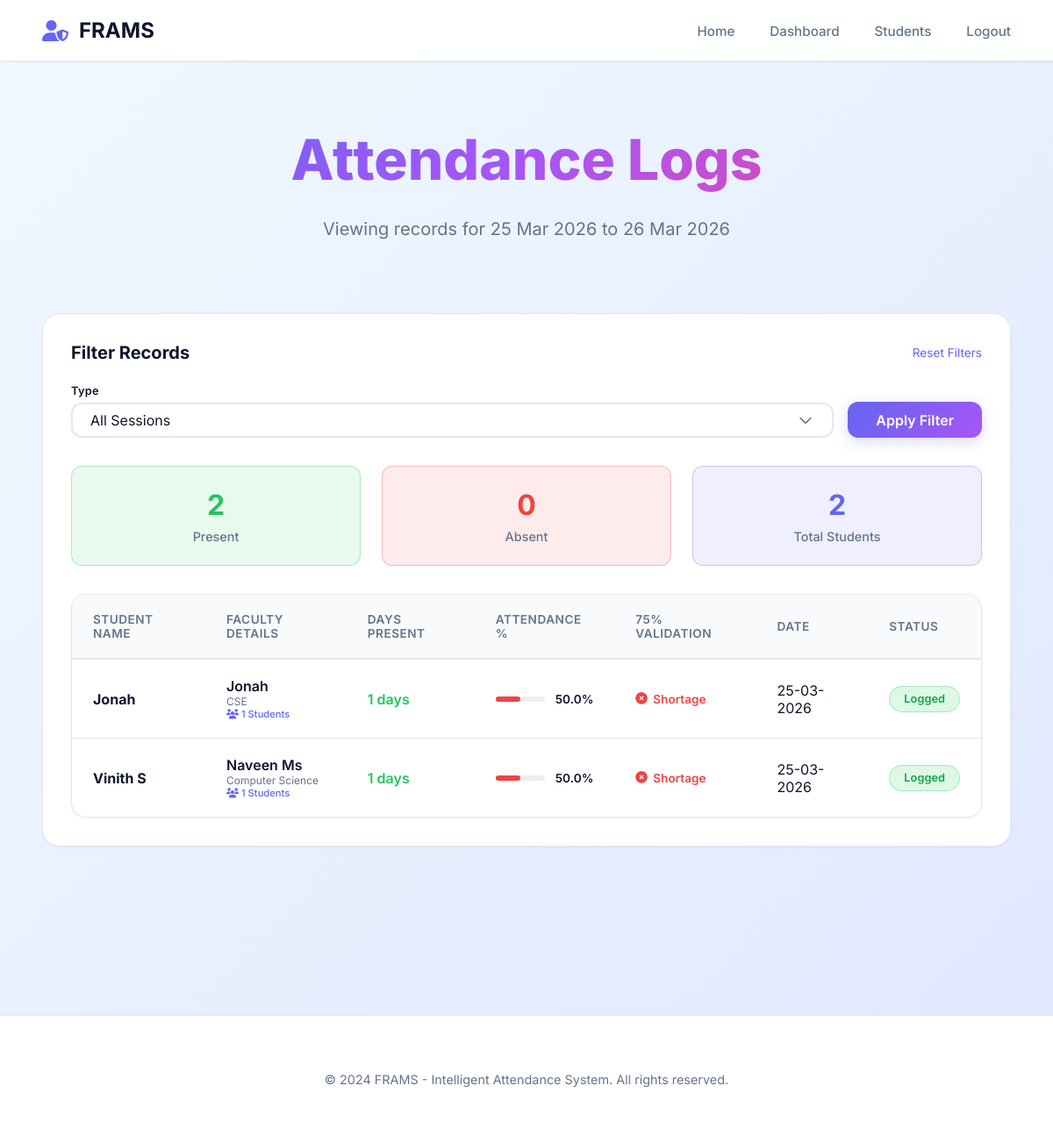
/my_attendance/ (signed in), run on the app's committed database.
### attendance/models.py (models this page shows, shortened)
class StudentData(models.Model):
    registration_id = models.IntegerField(primary_key=True)
    name = models.CharField(max_length=150)
    address = models.TextField(blank=True, null=True)
    dept = models.CharField(max_length=100, blank=True, null=True)
    image = models.ImageField(upload_to='training_images/') # Training image
    photo = models.ImageField(upload_to='student_photos/', blank=True, null=True) # Profile photo
    staff = models.ForeignKey(Staff, on_delete=models.SET_NULL, null=True, blank=True, related_name='students')

class Staff(models.Model):
    name = models.CharField(max_length=150)
    department = models.CharField(max_length=100)
    email = models.EmailField(unique=True)
    image = models.ImageField(upload_to='staff_training_images/', null=True, blank=True)
    @property
    def get_student_count(self):
        return self.students.count()

class Attendance(models.Model):
    STATUS_CHOICES = [
        ('Present', 'Present'),
        ('Absent', 'Absent'),
    ]
    student = models.ForeignKey(StudentData, on_delete=models.CASCADE, related_name='attendances')
    date = models.DateField(default=timezone.now)
    time = models.TimeField(default=timezone.now) # Sign-in time
    status = models.CharField(max_length=10, choices=STATUS_CHOICES, default='Present')

### attendance/views.py (the view, shortened to what this page needs)
# urls.py: path('my_attendance/', views.my_attendance, name='my_attendance'),
@login_required(login_url='login')
def my_attendance(request):
    filter_type = request.GET.get("filter_type", "all")
    filter_value = request.GET.get("filter_value")
    students = StudentData.objects.all()
    query = Attendance.objects.all()
    start_date = None
    end_date = date.today()
    if filter_type == "week" and filter_value:
        dt = datetime.strptime(filter_value, "%Y-%m-%d").date()
        start_date = dt - timedelta(days=dt.weekday())
        end_date = start_date + timedelta(days=6)
        query = query.filter(date__range=(start_date, end_date))
    else:
        earliest = Attendance.objects.aggregate(Min('date'))['date__min']
        start_date = earliest if earliest else date.today()
        end_date = date.today()
    records = query.all()
    if start_date:
        total_days = (end_date - start_date).days + 1
    else:
        total_days = 1
    student_days = {}
    for record in records:
        name_upper = record.student.name.upper()
        if name_upper not in student_days:
            student_days[name_upper] = set()
        student_days[name_upper].add(record.date)
    final_rows = []
    present_count = 0
    absent_count = 0
    for s in students:
        name_upper = s.name.upper()
        days_present = len(student_days.get(name_upper, set()))
        percentage = round((days_present / total_days) * 100, 1) if total_days > 0 else 0
        low_attendance = percentage < 75
        days_absent = total_days - days_present
        if days_present > 0:
            latest_date = max(student_days[name_upper])
            summary = {
                'name': s.name,
                'date': latest_date,
                'time': None,
                'status': 'Present',
                'days_present': days_present,
                'days_absent': days_absent,
                'percentage': percentage,
                'low_attendance': low_attendance,
                'is_summary': True,
                'staff_info': {
                    'name': s.staff.name if s.staff else "Not Assigned",
                    'dept': s.staff.department if s.staff else "--",
                    'count': s.staff.get_student_count if s.staff else 0
                }
            }
            final_rows.append(summary)
            present_count += 1
    stats = {
        'present': present_count,
        'absent': absent_count,
        'total': len(students)
    }
    return render(request, 'attendance_data.html', {
        'rows': final_rows,
        'filter_type': filter_type,
        'stats': stats,
        'is_summary_view': True,
        'start_date': start_date,
        'end_date': end_date
    })

### templates/attendance_data.html (shortened to what this page needs)
{% extends "base.html" %}
{% block content %}
<div class="hero fade-in">
    <h1>Attendance Logs</h1>
    <p>Viewing records for
        {% if filter_type == 'date' %}
            {{ start_date|date:"d M Y" }}
        {% else %}
            {{ start_date|date:"d M Y" }} to {{ end_date|date:"d M Y" }}
        {% endif %}
    </p>
</div>
<div class="glass fade-in" style="padding: 2rem; margin-bottom: 2rem; animation-delay: 0.1s;">
    <div style="display: flex; flex-direction: column; gap: 1.5rem; margin-bottom: 2rem;">
        <div style="display: flex; justify-content: space-between; align-items: center;">
            <h3 style="font-size: 1.25rem;">Filter Records</h3>
            <a href="{% url 'my_attendance' %}" style="font-size: 0.85rem; color: var(--primary); text-decoration: none;">Reset Filters</a>
        </div>
        <form action="{% url 'my_attendance' %}" method="GET" style="display: flex; flex-wrap: wrap; gap: 1rem; align-items: flex-end;">
            <div class="form-group" style="margin-bottom: 0; flex: 1; min-width: 150px;">
                <label style="font-size: 0.8rem; margin-bottom: 0.4rem;">Type</label>
                <select name="filter_type" class="form-input" style="padding-top: 0.5rem; padding-bottom: 0.5rem;" id="filterTypeSelect">
                    <option value="all" {% if filter_type == 'all' %}selected{% endif %}>All Sessions</option>
                </select>
            </div>
            <button type="submit" class="btn-submit" style="margin-top: 0; padding: 0.65rem 2rem; width: auto;">Apply Filter</button>
        </form>
    </div>
    <div style="display: grid; grid-template-columns: repeat(auto-fit, minmax(200px, 1fr)); gap: 1.5rem; margin-bottom: 2rem;">
        <div style="background: rgba(34, 197, 94, 0.1); border: 1px solid rgba(34, 197, 94, 0.3); border-radius: 12px; padding: 1.5rem; text-align: center;">
            <div style="font-size: 2rem; font-weight: 700; color: var(--success); margin-bottom: 0.5rem;">{{ stats.present|default:0 }}</div>
            <div style="color: var(--text-secondary); font-size: 0.9rem; font-weight: 500;">Present</div>
        </div>
        <div style="background: rgba(239, 68, 68, 0.1); border: 1px solid rgba(239, 68, 68, 0.3); border-radius: 12px; padding: 1.5rem; text-align: center;">
            <div style="font-size: 2rem; font-weight: 700; color: var(--danger); margin-bottom: 0.5rem;">{{ stats.absent|default:0 }}</div>
            <div style="color: var(--text-secondary); font-size: 0.9rem; font-weight: 500;">Absent</div>
        </div>
        <div style="background: rgba(99, 102, 241, 0.1); border: 1px solid rgba(99, 102, 241, 0.3); border-radius: 12px; padding: 1.5rem; text-align: center;">
            <div style="font-size: 2rem; font-weight: 700; color: var(--primary); margin-bottom: 0.5rem;">{{ stats.total|default:0 }}</div>
            <div style="color: var(--text-secondary); font-size: 0.9rem; font-weight: 500;">Total Students</div>
        </div>
    </div>
    <div class="table-container">
        <table>
            <thead>
                <tr>
                    <th>Student Name</th>
                    <th>Faculty Details</th>
                    {% if is_summary_view %}
                    <th>Days Present</th>
                    <th>Attendance %</th>
                    <th>75% Validation</th>
                    {% else %}
                    <th>In Time</th>
                    {% endif %}
                    <th>Date</th>
                    <th>Status</th>
                </tr>
            </thead>
            <tbody>
                {% for row in rows %}
                <tr>
                    <td><strong>{{ row.name }}</strong></td>
                    <td>
                        <div style="font-weight: 600; color: var(--text-primary);">{{ row.staff_info.name }}</div>
                        <div style="font-size: 0.75rem; color: var(--text-secondary);">{{ row.staff_info.dept }}</div>
                        <div style="font-size: 0.7rem; color: var(--primary); font-weight: 500;">
                            <i class="fas fa-users"></i> {{ row.staff_info.count }} Students
                        </div>
                    </td>
                    {% if is_summary_view %}
                    <td><span style="color: var(--success); font-weight: 600;">{{ row.days_present }} days</span></td>
                    <td>
                        <div style="display: flex; align-items: center; gap: 0.75rem;">
                            <div style="flex: 1; height: 6px; background: #eee; border-radius: 3px; max-width: 60px;">
                                <div style="height: 100%; border-radius: 3px; width: {{ row.percentage }}%; background: {% if row.low_attendance %}#ef4444{% else %}#22c55e{% endif %};"></div>
                            </div>
                            <span style="font-size: 0.85rem; font-weight: 600;">{{ row.percentage }}%</span>
                        </div>
                    </td>
                    <td>
                        {% if row.low_attendance %}
                        <span style="color: #ef4444; font-size: 0.85rem; font-weight: 600; display: flex; align-items: center; gap: 0.4rem;">
                            <i class="fas fa-times-circle"></i> Shortage
                        </span>
                        {% else %}
                        <span style="color: #22c55e; font-size: 0.85rem; font-weight: 600; display: flex; align-items: center; gap: 0.4rem;">
                            <i class="fas fa-check-circle"></i> Eligible
                        </span>
                        {% endif %}
                    </td>
                    {% else %}
                    <td>{{ row.time|time:"h:i:A"|default:"--:--:--" }}</td>
                    {% endif %}
                    <td>{{ row.date|date:"d-m-Y" }}</td>
                    <td>
                        {% if is_summary_view %}
                            {% if row.days_present > 0 %}
                            <span class="status-badge status-present">Logged</span>
                            {% else %}
                            <span class="status-badge status-absent">No Records</span>
                            {% endif %}
                        {% else %}
                            {% if row.status == 'Present' %}
                            <span class="status-badge status-present">Present</span>
                            {% else %}
                            <span class="status-badge status-absent">Absent</span>
                            {% endif %}
                        {% endif %}
                    </td>
                </tr>
                {% endfor %}
            </tbody>
        </table>
    </div>
</div>
{% endblock %}

### static/css/main.css (style rules this page uses)
:root { --primary: #6366f1; --primary-hover: #4f46e5; --secondary: #a855f7; --bg-main: #ffffff; --bg-card: #f8fafc; --bg-elevated: #ffffff; --border-color: #e2e8f0; --text-primary: #0f172a; --text-secondary: #64748b; --success: #22c55e; --danger: #ef4444; --warning: #f59e0b; --shadow-sm: 0 1px 3px rgba(0, 0, 0, 0.05); --shadow-md: 0 4px 6px rgba(0, 0, 0, 0.07); --shadow-lg: 0 10px 25px rgba(0, 0, 0, 0.1); }
* { margin: 0; padding: 0; box-sizing: border-box; font-family: 'Inter', -apple-system, BlinkMacSystemFont, "Segoe UI", Roboto, sans-serif; }
body { background: linear-gradient(135deg, #f0f9ff 0%, #e0e7ff 100%); color: var(--text-primary); min-height: 100vh; overflow-x: hidden; }
.hero { text-align: center; margin-bottom: 5rem; }
.hero h1 { font-size: 4rem; font-weight: 800; margin-bottom: 1.5rem; background: linear-gradient(135deg, #6366f1 0%, #a855f7 50%, #ec4899 100%); -webkit-background-clip: text; background-clip: text; -webkit-text-fill-color: transparent; line-height: 1.2; }
.hero p { color: var(--text-secondary); font-size: 1.25rem; max-width: 700px; margin: 0 auto; line-height: 1.6; }
.action-card, .glass { background: var(--bg-elevated); border: 1px solid var(--border-color); border-radius: 20px; transition: all 0.3s ease; position: relative; overflow: hidden; box-shadow: var(--shadow-sm); }
.form-group { margin-bottom: 1.75rem; }
.form-group label { display: block; margin-bottom: 0.75rem; color: var(--text-primary); font-size: 0.95rem; font-weight: 600; letter-spacing: 0.3px; }
.form-input { width: 100%; background: var(--bg-elevated); border: 2px solid var(--border-color); border-radius: 12px; padding: 1rem 1.25rem; padding-left: 3.25rem; color: var(--text-primary); font-size: 1rem; transition: all 0.3s ease; }
select.form-input { -webkit-appearance: none; -moz-appearance: none; appearance: none; background-repeat: no-repeat; background-position: right 1.25rem center; background-size: 1.25rem; padding-left: 1.25rem !important; padding-right: 3.5rem; cursor: pointer; }
.btn-submit { width: 100%; background: linear-gradient(135deg, var(--primary) 0%, var(--secondary) 100%); color: white; border: none; padding: 1rem; border-radius: 12px; font-weight: 600; font-size: 1rem; cursor: pointer; transition: all 0.3s; margin-top: 1rem; box-shadow: 0 4px 15px rgba(99, 102, 241, 0.25); }
.table-container { overflow-x: auto; margin-top: 2rem; border-radius: 16px; border: 1px solid var(--border-color); background: var(--bg-elevated); box-shadow: var(--shadow-sm); }
table { width: 100%; border-collapse: collapse; text-align: left; }
th { background: var(--bg-card); padding: 1.25rem 1.5rem; color: var(--text-secondary); font-weight: 600; font-size: 0.85rem; text-transform: uppercase; letter-spacing: 0.5px; border-bottom: 2px solid var(--border-color); }
td { padding: 1.25rem 1.5rem; border-bottom: 1px solid var(--border-color); color: var(--text-primary); }
tr:last-child td { border-bottom: none; }
.status-badge { padding: 0.4rem 1rem; border-radius: 20px; font-size: 0.8rem; font-weight: 600; display: inline-block; }
.status-present { background: rgba(34, 197, 94, 0.15); color: #16a34a; border: 1px solid rgba(34, 197, 94, 0.3); }
.fade-in { animation: fadeIn 0.6s ease forwards; }

### data on the page
StudentData: name "Jonah"
Staff: staff_info.name "Jonah", staff_info.dept "CSE"
Attendance: date "25-03-2026"
StudentData: name "Vinith S"
Staff: staff_info.name "Naveen Ms", staff_info.dept "Computer Science"
Attendance: date "25-03-2026"

### other printed values
{{ start_date|date:"d M Y" }} "25 Mar 2026"
{{ stats.present|default:0 }} "2"
{{ stats.absent|default:0 }} "0"
{{ stats.total|default:0 }} "2"
{{ row.staff_info.count }} "1" "1"
{{ row.days_present }} "1" "1"
{{ row.percentage }} "50.0" "50.0"
